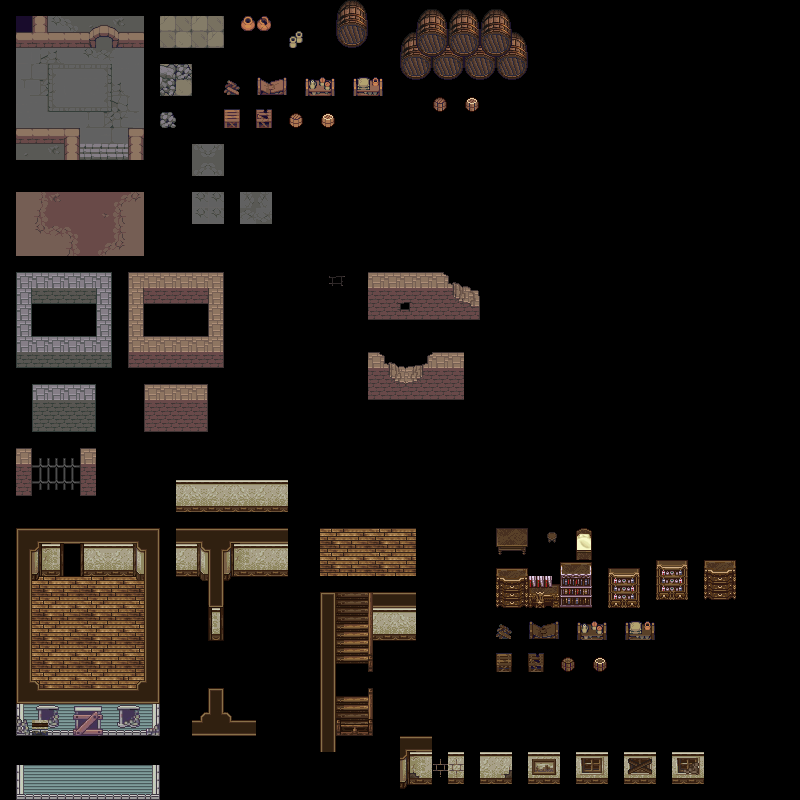

A 2D game scene composited from a Tiled map and its tileset images. What follows is a short description and the map's XML, with each tile layer's data collapsed to a summary:
An orthogonal 50x50 tile map with 16x16 px tiles, 2 tile layers (Vrstva dlaždic 1, Vrstva dlaždic 2), 30 tilesets.

<map version="1.0" tiledversion="1.1.6" orientation="orthogonal" renderorder="right-down" width="50" height="50" tilewidth="16" tileheight="16" infinite="0" nextobjectid="1">
 <tileset firstgid="1" name="zpodlaha1" tilewidth="16" tileheight="16" tilecount="72" columns="8">
  <image source="zpodlaha1.png" width="128" height="144" />
 </tileset>
 <tileset firstgid="73" name="dopis" tilewidth="16" tileheight="16" tilecount="1" columns="1">
  <image source="../Work-Img-Sprites-items/dopis.png" width="16" height="16" />
 </tileset>
 <tileset firstgid="74" name="zpodlaha4" tilewidth="16" tileheight="16" tilecount="32" columns="8">
  <image source="zpodlaha4.png" width="128" height="64" />
 </tileset>
 <tileset firstgid="106" name="zpodlaha3" tilewidth="16" tileheight="16" tilecount="8" columns="4">
  <image source="zpodlaha3.png" width="64" height="32" />
 </tileset>
 <tileset firstgid="114" name="zpodlaha2" tilewidth="16" tileheight="16" tilecount="4" columns="2">
  <image source="zpodlaha2.png" width="32" height="32" />
 </tileset>
 <tileset firstgid="118" name="dzban01" tilewidth="16" tileheight="16" tilecount="1" columns="1">
  <image source="dzban01.png" width="16" height="16" />
 </tileset>
 <tileset firstgid="119" name="dzban02" tilewidth="16" tileheight="16" tilecount="1" columns="1">
  <image source="dzban02.png" width="16" height="16" />
 </tileset>
 <tileset firstgid="120" name="dzban03" tilewidth="16" tileheight="16" tilecount="2" columns="1">
  <image source="dzban03.png" width="16" height="32" />
 </tileset>
 <tileset firstgid="122" name="prkna" tilewidth="16" tileheight="16" tilecount="1" columns="1">
  <image source="prkna.png" width="16" height="16" />
 </tileset>
 <tileset firstgid="123" name="z_stul" tilewidth="16" tileheight="16" tilecount="4" columns="2">
  <image source="z_stul.png" width="32" height="32" />
 </tileset>
 <tileset firstgid="127" name="z_stul2" tilewidth="16" tileheight="16" tilecount="4" columns="2">
  <image source="z_stul2.png" width="32" height="32" />
 </tileset>
 <tileset firstgid="131" name="zbedna03" tilewidth="16" tileheight="16" tilecount="4" columns="2">
  <image source="zbedna03.png" width="32" height="32" />
 </tileset>
 <tileset firstgid="135" name="zbedna01" tilewidth="16" tileheight="16" tilecount="2" columns="1">
  <image source="zbedna01.png" width="16" height="32" />
 </tileset>
 <tileset firstgid="137" name="zbedna02" tilewidth="16" tileheight="16" tilecount="2" columns="1">
  <image source="zbedna02.png" width="16" height="32" />
 </tileset>
 <tileset firstgid="139" name="zpodlaha5" tilewidth="16" tileheight="16" tilecount="1" columns="1">
  <image source="zpodlaha5.png" width="16" height="16" />
 </tileset>
 <tileset firstgid="140" name="sud1" tilewidth="16" tileheight="16" tilecount="1" columns="1">
  <image source="sud1.png" width="16" height="16" />
 </tileset>
 <tileset firstgid="141" name="sud2" tilewidth="16" tileheight="16" tilecount="1" columns="1">
  <image source="sud2.png" width="16" height="16" />
 </tileset>
 <tileset firstgid="142" name="zchyse-tls-pom" tilewidth="16" tileheight="16" tilecount="256" columns="16">
  <image source="zchyse-tls-pom.png" width="256" height="256" />
 </tileset>
 <tileset firstgid="398" name="chrop-itm" tilewidth="16" tileheight="16" tilecount="2500" columns="50">
  <image source="chrop-itm.png" width="800" height="800" />
 </tileset>
 <tileset firstgid="2898" name="zsud-velky" tilewidth="16" tileheight="16" tilecount="6" columns="2">
  <image source="zsud-velky.png" width="32" height="48" />
 </tileset>
 <tileset firstgid="2904" name="zsud-velky-vic" tilewidth="16" tileheight="16" tilecount="40" columns="8">
  <image source="zsud-velky-vic.png" width="128" height="80" />
 </tileset>
 <tileset firstgid="2944" name="chyse-podzemi-pok1" tilewidth="16" tileheight="16" tilecount="1800" columns="45">
  <image source="chyse-podzemi-pok1.png" width="720" height="640" />
 </tileset>
 <tileset firstgid="4744" name="tileset-chyse01" tilewidth="16" tileheight="16" tilecount="900" columns="30">
  <image source="tileset-chyse01.png" width="480" height="480" />
 </tileset>
 <tileset firstgid="5644" name="x4qU0t-1" tilewidth="16" tileheight="16" tilecount="99" columns="11">
  <image source="x4qU0t-1.png" width="176" height="144" />
 </tileset>
 <tileset firstgid="5743" name="chyse-inner" tilewidth="16" tileheight="16" tilecount="3600" columns="60">
  <image source="chyse-inner.png" width="960" height="960" />
 </tileset>
 <tileset firstgid="9343" name="chajda-stul" tilewidth="16" tileheight="16" tilecount="4" columns="2">
  <image source="chajda-stul.png" width="32" height="32" />
 </tileset>
 <tileset firstgid="9347" name="chajda-skrine" tilewidth="16" tileheight="16" tilecount="21" columns="7">
  <image source="chajda-skrine.png" width="112" height="48" />
 </tileset>
 <tileset firstgid="9368" name="chajda-stolicka" tilewidth="16" tileheight="16" tilecount="1" columns="1">
  <image source="chajda-stolicka.png" width="16" height="16" />
 </tileset>
 <tileset firstgid="9369" name="chajda-postel" tilewidth="16" tileheight="16" tilecount="2" columns="1">
  <image source="chajda-postel.png" width="16" height="32" />
 </tileset>
 <tileset firstgid="9371" name="skrin2" tilewidth="16" tileheight="16" tilecount="6" columns="2">
  <image source="skrin2.png" width="32" height="48" />
 </tileset>
 <layer name="Vrstva dlaždic 1" width="50" height="50">
  <data>[2500 cells, 655 non-empty, 549 distinct tile ids]</data>
 </layer>
 <layer name="Vrstva dlaždic 2" width="50" height="50">
  <data>[2500 cells, 368 non-empty, 365 distinct tile ids]</data>
 </layer>
</map>
